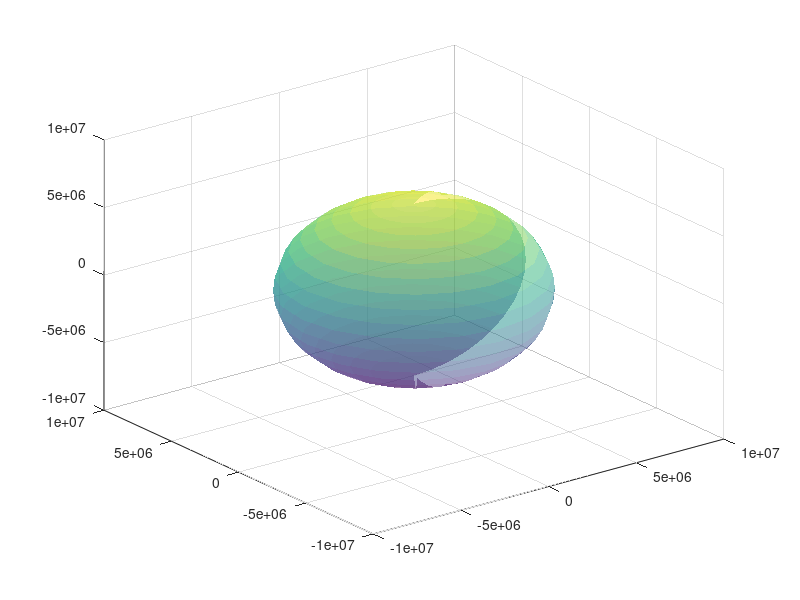

Write MATLAB code to recreate this figure.
function plotWorld()
    %WGS system:
    a = 6378137;%m
    f = 1/298.257223563;
    e = sqrt(2*f-f^2);

    [X,Y,Z] = ellipsoid(0,0,0,a, a, a*(1-f));
    surf(X,Y,Z,'FaceAlpha',0.5,'EdgeColor','none')

end
